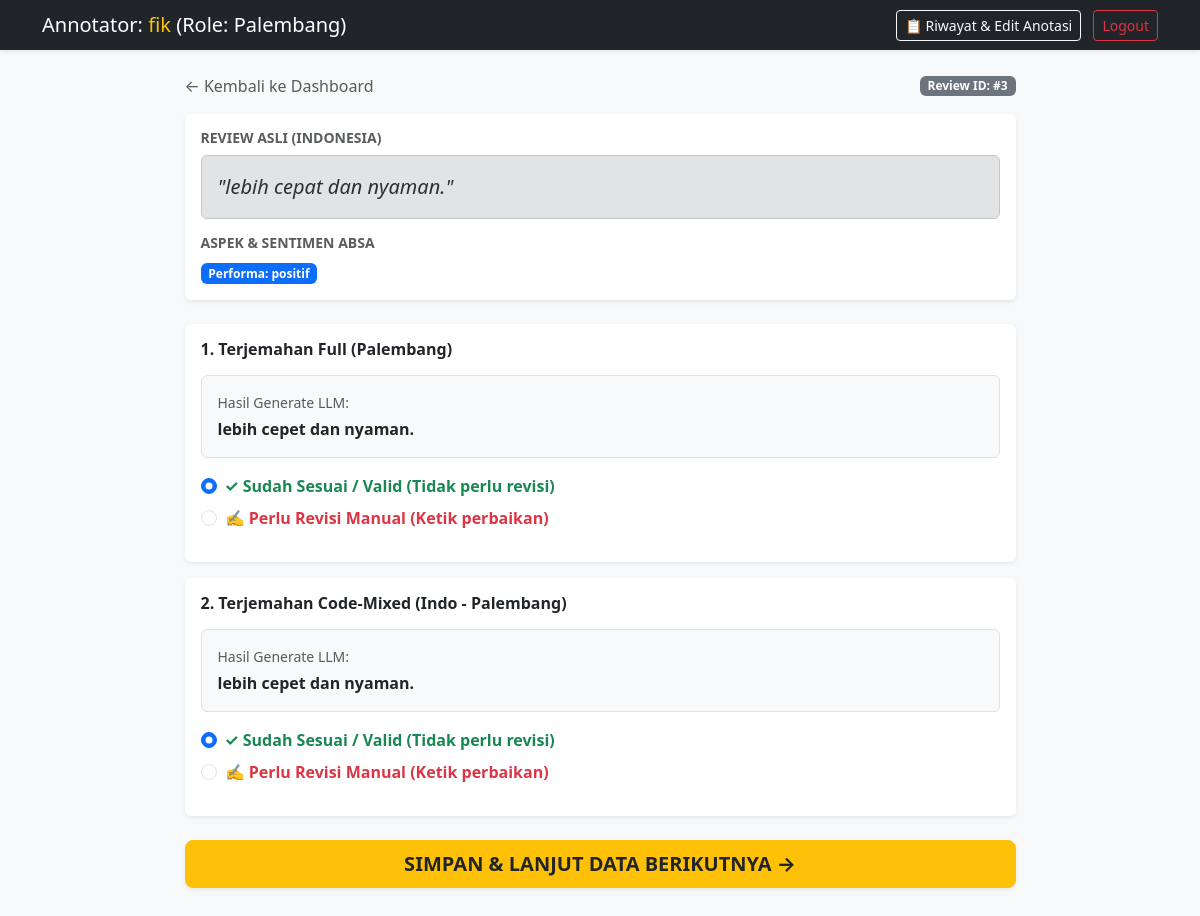
Screenshot of /annotate (signed in) with the database file from the repository.
### app.py (models this page shows)
class User(UserMixin, db.Model):
    id = db.Column(db.Integer, primary_key=True)
    username = db.Column(db.String(50), unique=True)
    password = db.Column(db.String(100))
    role = db.Column(db.String(20)) # 'jawa' or 'palembang'

class Review(db.Model):
    id = db.Column(db.Integer, primary_key=True)
    content = db.Column(db.Text, nullable=False)
    performa = db.Column(db.String(50))
    tampilan = db.Column(db.String(50))
    tiket = db.Column(db.String(50))
    pembayaran = db.Column(db.String(50))
    akun = db.Column(db.String(50))
    trans_jawa = db.Column(db.Text)
    trans_mix_jawa = db.Column(db.Text)
    trans_palembang = db.Column(db.Text)
    trans_mix_palembang = db.Column(db.Text)
    annotations = db.relationship('Annotation', backref='review', lazy=True)

### app.py (the view)
@app.route('/annotate')
@login_required
def annotate():
    done_ids = db.session.query(Annotation.review_id).filter(Annotation.user_id == current_user.id).all()
    done_ids = [r[0] for r in done_ids]
    item = Review.query.filter(~Review.id.in_(done_ids)).first()
    if not item:
        return render_template('finish.html')
    user_role = current_user.role # 'jawa' atau 'palembang'
    return render_template('annotate.html', item=item, role=user_role)

### app.py (called while the page is built)
@login_manager.user_loader
def load_user(user_id):
    return User.query.get(int(user_id))

### templates/annotate.html (shortened to what this page needs)
<!DOCTYPE html>
<html lang="id">
<head>
    <link href="https://cdn.jsdelivr.net/npm/bootstrap@5.3.0/dist/css/bootstrap.min.css" rel="stylesheet">
</head>
<body class="bg-light">
    <nav class="navbar navbar-dark bg-dark shadow-sm mb-4">
        <div class="container d-flex justify-content-between">
            <span class="navbar-brand mb-0 h1">Annotator: <span class="text-warning">{{ current_user.username }}</span> (Role: {{ current_user.role|capitalize }})</span>
            <div>
                <a href="{{ url_for('history') }}" class="btn btn-outline-light btn-sm me-2">📋 Riwayat & Edit Anotasi</a>
                <a href="{{ url_for('logout') }}" class="btn btn-outline-danger btn-sm">Logout</a>
            </div>
        </div>
    </nav>
    <div class="container pb-5">
        <div class="row justify-content-center">
            <div class="col-md-9">
                <div class="d-flex justify-content-between align-items-center mb-3">
                    <a href="{{ url_for('dashboard') }}" class="text-decoration-none text-muted">← Kembali ke Dashboard</a>
                    <span class="badge bg-secondary">Review ID: #{{ item.id }}</span>
                </div>
                <div class="card shadow-sm border-0 mb-4">
                    <div class="card-body">
                        <h6 class="text-uppercase text-muted fw-bold small">Review Asli (Indonesia)</h6>
                        <div class="alert alert-secondary fs-5 fst-italic mb-3">
                            "{{ item.content }}"
                        </div>
                        <h6 class="text-uppercase text-muted fw-bold small">Aspek & Sentimen ABSA</h6>
                        <div>
                            {% if item.performa %}<span class="badge bg-primary me-1">Performa: {{ item.performa }}</span>{% endif %}
                        </div>
                    </div>
                </div>
                <form action="{{ url_for('submit', review_id=item.id) }}" method="POST">
                    <div class="card shadow-sm border-0 mb-3">
                        <div class="card-body">
                            <h5 class="card-title fw-bold fs-6 mb-3">1. Terjemahan Full ({{ role|capitalize }})</h5>
                            <div class="p-3 bg-light border rounded mb-3">
                                <span class="text-muted small d-block mb-1">Hasil Generate LLM:</span>
                                <p class="mb-0 fw-semibold text-dark" id="llm_full_text">
                                    {% if role == 'jawa' %}{{ item.trans_jawa }}{% else %}{{ item.trans_palembang }}{% endif %}
                                </p>
                            </div>
                            <div class="form-check mb-2">
                                <input class="form-check-input" type="radio" name="option_full" id="valid_full" value="valid" checked onclick="toggleRevisi('full', false)">
                                <label class="form-check-label text-success fw-bold" for="valid_full">
                                    ✓ Sudah Sesuai / Valid (Tidak perlu revisi)
                                </label>
                            </div>
                            <div class="form-check mb-3">
                                <input class="form-check-input" type="radio" name="option_full" id="revise_full" value="revise" onclick="toggleRevisi('full', true)">
                                <label class="form-check-label text-danger fw-bold" for="revise_full">
                                    ✍️ Perlu Revisi Manual (Ketik perbaikan)
                                </label>
                            </div>
                        </div>
                    </div>
                    <div class="card shadow-sm border-0 mb-4">
                        <div class="card-body">
                            <h5 class="card-title fw-bold fs-6 mb-3">2. Terjemahan Code-Mixed (Indo - {{ role|capitalize }})</h5>
                            <div class="p-3 bg-light border rounded mb-3">
                                <span class="text-muted small d-block mb-1">Hasil Generate LLM:</span>
                                <p class="mb-0 fw-semibold text-dark">
                                    {% if role == 'jawa' %}{{ item.trans_mix_jawa }}{% else %}{{ item.trans_mix_palembang }}{% endif %}
                                </p>
                            </div>
                            <div class="form-check mb-2">
                                <input class="form-check-input" type="radio" name="option_mix" id="valid_mix" value="valid" checked onclick="toggleRevisi('mix', false)">
                                <label class="form-check-label text-success fw-bold" for="valid_mix">
                                    ✓ Sudah Sesuai / Valid (Tidak perlu revisi)
                                </label>
                            </div>
                            <div class="form-check mb-3">
                                <input class="form-check-input" type="radio" name="option_mix" id="revise_mix" value="revise" onclick="toggleRevisi('mix', true)">
                                <label class="form-check-label text-danger fw-bold" for="revise_mix">
                                    ✍️ Perlu Revisi Manual (Ketik perbaikan)
                                </label>
                            </div>
                        </div>
                    </div>
                    <div class="d-grid">
                        <button type="submit" class="btn btn-warning btn-lg fw-bold text-dark shadow-sm">SIMPAN & LANJUT DATA BERIKUTNYA →</button>
                    </div>
                </form>
            </div>
        </div>
    </div>
</body>
</html>

### rows the page displays
User: username "fik", role "Palembang"
Review: id "3", content "lebih cepat dan nyaman.", performa "positif", trans_palembang "lebih cepet dan nyaman.", trans_mix_palembang "lebih cepet dan nyaman."
